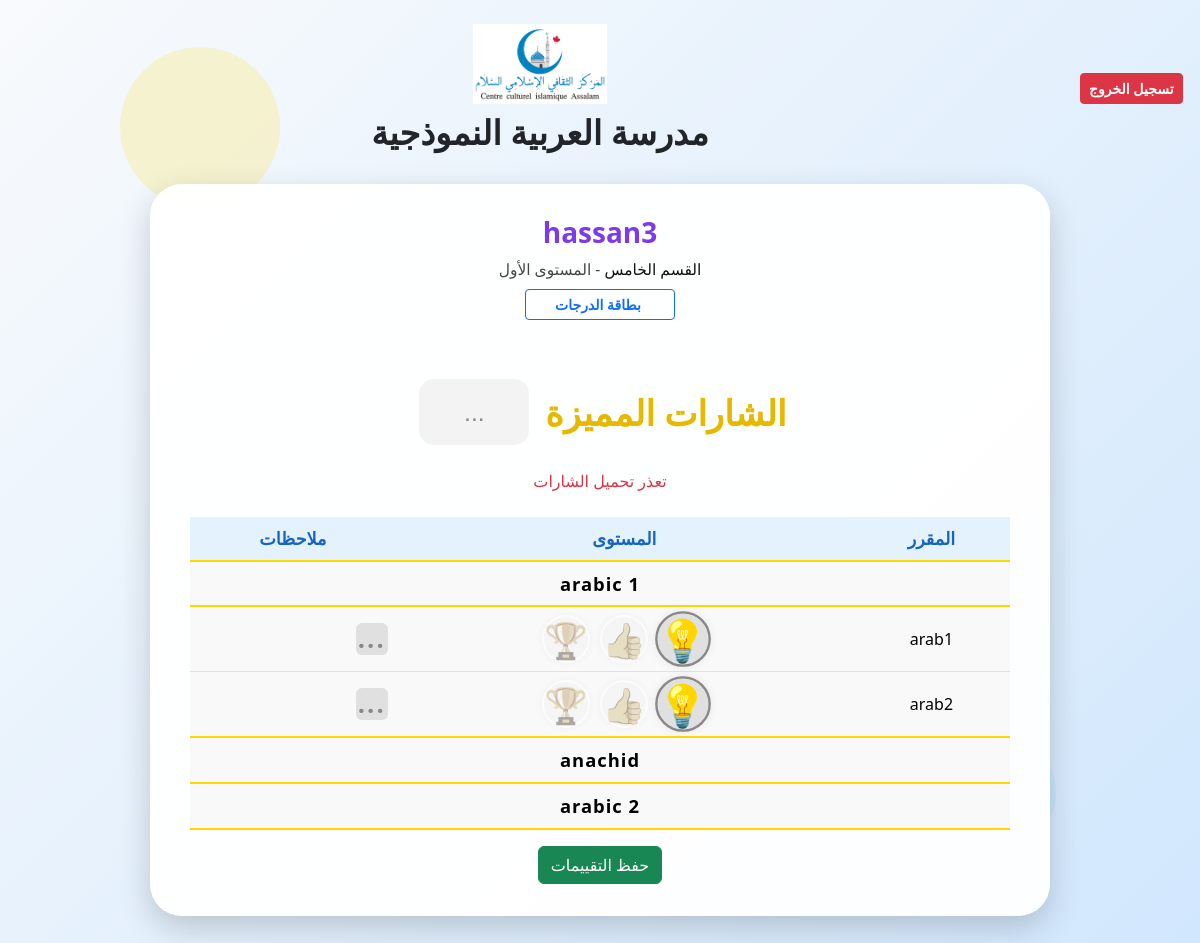
The page /student_abilities/21/9 (signed in) on the database its author committed.
### tables this page shows
CREATE TABLE students (
        id INTEGER PRIMARY KEY,
        name TEXT NOT NULL,
        class_id INTEGER,
        email TEXT,
        phone TEXT,
        notes TEXT,
        alerts TEXT
    , date_of_birth TEXT, secondary_email TEXT);

CREATE TABLE classes (
        id INTEGER PRIMARY KEY AUTOINCREMENT,
        name TEXT NOT NULL,
        teacher_id INTEGER,
        local_admin_id INTEGER NOT NULL,
        level_id INTEGER, backup_teacher_id INTEGER, dawra1_pub_start TEXT, dawra1_pub_end TEXT, dawra2_pub_start TEXT, dawra2_pub_end TEXT, dawra3_pub_start TEXT, dawra3_pub_end TEXT, year_pub_start TEXT, year_pub_end TEXT,
        FOREIGN KEY(teacher_id) REFERENCES teachers(id),
        FOREIGN KEY(local_admin_id) REFERENCES users(id),
        FOREIGN KEY(level_id) REFERENCES levels(id)
    );

CREATE TABLE levels (
        id INTEGER PRIMARY KEY AUTOINCREMENT,
        name TEXT NOT NULL,
        local_admin_id INTEGER NOT NULL,
        FOREIGN KEY(local_admin_id) REFERENCES users(id)
    );

CREATE TABLE curriculum_groups (
        id INTEGER PRIMARY KEY AUTOINCREMENT,
        name TEXT NOT NULL,
        local_admin_id INTEGER NOT NULL, level_id INTEGER,
        FOREIGN KEY(local_admin_id) REFERENCES users(id)
    );

CREATE TABLE curriculum_items (
        id INTEGER PRIMARY KEY AUTOINCREMENT,
        group_id INTEGER NOT NULL,
        name TEXT NOT NULL,
        FOREIGN KEY(group_id) REFERENCES curriculum_groups(id)
    );

### main.py (the view, shortened to what this page needs)
@app.route('/student_abilities/<int:student_id>/<int:class_id>', methods=['GET', 'POST'])
def student_abilities(student_id, class_id):
    from flask import session, redirect, url_for
    if 'user_id' not in session:
        return redirect(url_for('login'))
    import sqlite3
    from flask import jsonify
    import os
    import json
    conn = sqlite3.connect('ArabicSchool.db', timeout=10, check_same_thread=False)
    c = conn.cursor()
    info_path = os.path.join(os.path.dirname(__file__), 'school_info.json')
    if os.path.exists(info_path):
        with open(info_path, encoding='utf-8') as f:
            school_info = json.load(f)
    else:
        school_info = {"name": "", "logo": "school_logo.png"}
    c.execute('SELECT name, level_id FROM classes WHERE id=?', (class_id,))
    row = c.fetchone()
    if not row or not row[0] or not row[1]:
        conn.close()
        error_message = 'لم يتم العثور على الصف أو المستوى المطلوب.'
        return render_template('student_abilities.html', school_info=school_info, error_message=error_message)
    class_name = row[0]
    level_id = row[1]
    c.execute('SELECT name FROM levels WHERE id=?', (level_id,))
    level_row = c.fetchone()
    class_level = level_row[0] if level_row else ''
    c.execute('''SELECT cg.id, cg.name FROM curriculum_groups cg WHERE cg.level_id=?''', (level_id,))
    groups = []
    for group_id, group_name in c.fetchall():
        c.execute('''SELECT ci.id, ci.name FROM curriculum_items ci WHERE ci.group_id=?''', (group_id,))
        items = [{'id': cid, 'name': name} for cid, name in c.fetchall()]
        groups.append({'group_name': group_name, 'items': items})
    c.execute('SELECT curriculum_item_id, level, comment, comment_updated_at, comment_user FROM student_grades WHERE student_id=?', (student_id,))
    rows = c.fetchall()
    scores = {row[0]: row[1] for row in rows}
    comments = {row[0]: row[2] or '' for row in rows}
    comment_meta = {row[0]: {'updated_at': row[3], 'user': row[4]} for row in rows}
    editable = session.get('role') in ('teacher', 'local_admin')
    level_badges = [
        { 'label': 'بحاجة لمتابعة', 'class': 'level-none', 'icon': '💡' },
        { 'label': 'متوسط', 'class': 'level-intermediate', 'icon': '👍' },
        { 'label': 'متميز', 'class': 'level-master', 'icon': '🏆' },
    ]
    c.execute('SELECT name FROM students WHERE id=?', (student_id,))
    row = c.fetchone()
    student_name = row[0] if row else ''
    from datetime import datetime
    today_str = datetime.now().strftime('%Y-%m-%d')
    conn2 = sqlite3.connect('ArabicSchool.db', timeout=10, check_same_thread=False)
    c2 = conn2.cursor()
    c2.execute('SELECT id, due_date, description, files FROM homework WHERE class_id=? AND due_date >= ? ORDER BY due_date ASC', (class_id, today_str))
    homework_rows = c2.fetchall()
    conn2.close()
    homeworks = []
    return render_template('student_abilities.html', school_info=school_info, groups=groups, scores=scores, comments=comments, comment_meta=comment_meta, editable=editable, level_badges=level_badges, student_name=student_name, student_id=student_id, class_id=class_id, class_name=class_name, class_level=class_level, homeworks=homeworks)

### templates/student_abilities.html (shortened to what this page needs)
<!DOCTYPE html>
<html lang="ar" dir="rtl">
<head>
    <link href="https://cdn.jsdelivr.net/npm/bootstrap@5.3.3/dist/css/bootstrap.min.css" rel="stylesheet">
</head>
<body>
    {% if error_message %}
    <div class="alert alert-danger text-center mt-5" role="alert" style="font-size:1.3rem;">
        {{ error_message }}
    </div>
    {% else %}
    <div class="d-flex justify-content-between align-items-center mb-4" style="padding-top: 24px;">
        <div class="text-start" style="min-width:120px;">
            <a href="/logout" class="btn btn-danger btn-sm" style="font-weight:bold; min-width:100px;">تسجيل الخروج</a>
        </div>
        <div class="text-center w-100">
            <img src="/static/{{ school_info.logo }}" alt="شعار المدرسة" style="max-height: 80px; margin-bottom: 8px;">
            <h1 style="font-size:2.1rem; font-weight:bold; margin-bottom:0;">{{ school_info.name }}</h1>
        </div>
    </div>
    <div class="bg-shape bg-shape1"></div>
    {% endif %}
    <div class="student-card">
        <h3 class="mb-2 text-center" style="color:#1769aa; font-weight:700;">
                     {% if student_name %}
            <span style="font-family:inherit; font-size:inherit; font-weight:inherit; color:#7c3aed;">{{ student_name }}</span>
            {% endif %}
        </h3>
        {% if class_name or class_level %}
        <div class="text-center" style="font-size:1.02rem; color:#222; font-weight:500; margin-bottom:1.2rem; display: flex; flex-direction: column; align-items: center; gap: 0.5rem;">
            <span style="font-size:0.97rem; color:#111; font-weight:400;">
              القسم
                {% if class_name %}{{ class_name }}{% endif %}
                {% if class_level %} <span style="color:#444;">-  المستوى
                  {{ class_level }}</span>{% endif %}
            </span>
            <a href="/score_card/{{ student_id }}" target="_blank" class="btn btn-outline-primary btn-sm" style="min-width: 150px; font-weight:600;">
                 بطاقة الدرجات
            </a>
        </div>
        {% endif %}
        <div class="super-badges-title" style="text-align:center; font-size:2.2rem; font-weight:bold; margin: 32px 0 8px 0; color:#e6b800; display:flex; align-items:center; justify-content:center; gap:18px;">
    <span style="flex:unset; display:flex; align-items:center; gap:10px;">
        <span>الشارات المميزة</span>
        <button id="super-badges-notes-btn" class="super-badge-notes-btn" title="ملاحظات الشارات" type="button" style="padding:0; margin:0; vertical-align:middle; display:flex; align-items:center; justify-content:center;">
    <span id="super-badges-notes-icon" style="font-size:1.55rem; min-width:110px; min-height:66px; padding:10px 21px; border-radius:15px; background:#ffeaea; color:#e53935; font-weight:bold; display:flex; align-items:center; justify-content:center; text-align:center;">...</span>
</button>
    </span>
</div>
        <div id="super-badges-row" class="super-badges-row"></div>
        <table class="table curriculum-table" id="abilities-table">
            <thead>
                <tr>
                    <th>المقرر</th>
                    <th>المستوى</th>
                    <th>ملاحظات</th>
                </tr>
            </thead>
            <tbody>
                {% for group in groups %}
                    <tr class="category-header"><td colspan="3">{{ group.group_name }}</td></tr>
                    {% for item in group["items"] %}
                    <tr>
                        <td>{{ item.name }}</td>
                        <td>
                            {% if editable %}
                                <div class="badge-levels ability-badges" data-course-id="{{ item.id }}">
                                    {% for badge in level_badges %}
                                    <span class="badge-icon{% if scores[item.id]|default(0)==loop.index0 %} selected {{ badge.class }}{% endif %}" data-level="{{ loop.index0 }}" data-course-id="{{ item.id }}">{{ badge.icon }}</span>
                                    {% endfor %}
                                </div>
                            {% endif %}
                        </td>
                        <td>
                            <button type="button" class="btn btn-sm comment-btn d-flex align-items-center justify-content-center"
                                style="width:32px;height:32px;border-radius:6px;padding:0;background: {{ comments[item.id]|default('') and '#ffcdd2' or '#e0e0e0' }}; color: {{ comments[item.id]|default('') and '#b71c1c' or '#888' }}; border: none; outline: none; font-size: 1.3rem; font-weight: bold;"
                                data-course-id="{{ item.id }}"
                                data-comment="{{ comments[item.id]|default('')|e }}">
                                {% if comments[item.id]|default('') %}
                                    <span style="font-family: 'Cairo', 'Tahoma', Arial, sans-serif;">م</span>
                                {% else %}
                                    <span style="font-size:1.6rem;letter-spacing:2px;">...</span>
                                {% endif %}
                            </button>
                        </td>
                    </tr>
                    {% endfor %}
                {% endfor %}
            </tbody>
        </table>
        {% if editable %}
        <div class="text-center">
            <button class="btn btn-success" id="save-abilities-btn">حفظ التقييمات</button>
        </div>
        {% endif %}
    </div>
</body>
</html>

### templates/student_abilities.html (style rules this page uses)
body { background: linear-gradient(135deg, #f8fafc 0%, #d1e7fd 100%); min-height: 100vh; overflow-x: hidden; transition: background 1.2s cubic-bezier(.68,-0.55,.27,1.55); }
.bg-shape { position: absolute; border-radius: 50%; opacity: 0.18; z-index: 0; animation: float 8s ease-in-out infinite; }
.bg-shape1 { width: 160px; height: 160px; background: #ffd700; top: 5%; left: 10%; animation-delay: 0s; }
.student-card { border-radius: 2rem; box-shadow: 0 12px 32px rgba(0,0,0,0.18); background: rgba(255,255,255,0.95); padding: 2rem 2.5rem; margin: 2rem auto; max-width: 900px; position: relative; z-index: 2; animation: cardFadeIn 1.2s cubic-bezier(.68,-0.55,.27,1.55); }
.category-header { background: #fffbe7; color: #b8860b; font-weight: bold; font-size: 1.15rem; text-align: center; letter-spacing: 1px; border-top: 2px solid #ffd700; border-bottom: 2px solid #ffd700; }
.badge-levels { display: flex; gap: 0.4rem; justify-content: center; align-items: center; }
.badge-icon { font-size: 2.2rem; width: 48px; height: 48px; display: flex; align-items: center; justify-content: center; border-radius: 50%; margin: 0 2px; box-shadow: 0 0 8px 0 rgba(0,0,0,0.08); border: 2px solid #fff; transition: box-shadow 0.3s, transform 0.3s, filter 0.3s, background 0.3s; position: relative; opacity: 0.55; filter: grayscale(0.7); cursor: pointer; background: #f3f3f3; }
.badge-icon.selected { opacity: 1; filter: none; background: #fffbe7; border: 2px solid #ffd700; z-index: 2; transform: scale(1.16); }
.badge-icon.selected.level-none { animation: glow-blue 1.1s infinite linear alternate; }
.badge-icon.selected.level-none { background: #e0e0e0; color: #888; border: 2px solid #888; }
.curriculum-table th, .curriculum-table td { text-align: center; vertical-align: middle; }
.curriculum-table th { background: #e3f2fd; color: #1565c0; font-size: 1.1rem; }
.curriculum-table td { background: #f9f9f9; transition: background 0.3s; }
.super-badges-row { display: flex; flex-wrap: wrap; gap: 1.2rem; justify-content: center; align-items: flex-start; max-width: 800px; margin: 1.5rem auto 1.5rem auto; }
.super-badge-notes-btn { border: none !important; background: none !important; padding: 0 !important; margin: 0 6px !important; outline: none !important; box-shadow: none !important; cursor: pointer; display: flex; align-items: center; justify-content: center; min-width: 0; min-height: 0; }
.super-badge-notes-btn #super-badges-notes-icon { font-size: 1.1rem; min-width: 60px; padding: 2px 10px; border-radius: 8px; background: #ffeaea; color: #e53935; font-weight: bold; display: inline-block; margin: 0; }
.super-badge-notes-btn.no-note #super-badges-notes-icon { background: #f3f3f3 !important; color: #888 !important; font-weight: normal !important; }
.super-badge-notes-icon { display: flex; align-items: center; justify-content: center; width: 44px; height: 44px; border-radius: 10px; font-family: 'Cairo', 'Tahoma', Arial, sans-serif; font-size: 1.7rem; text-align: center; transition: background 0.2s, color 0.2s, font-weight 0.2s; user-select: none; }
.super-badge-notes-btn.no-note .super-badge-notes-icon { background: #f3f3f3 !important; color: #888 !important; font-weight: normal !important; }

### rows shown on the page
students: name "hassan3"
classes: name "الخامس"
levels: name "الأول"
curriculum_groups: group_name "arabic 1"
curriculum_items: name "arab1", icon "💡" "👍" "🏆"
curriculum_items: name "arab2", icon "💡" "👍" "🏆"
curriculum_groups: group_name "anachid"
curriculum_groups: group_name "arabic 2"

### other values the page prints
{{ school_info.name }} "مدرسة العربية النموذجية"
